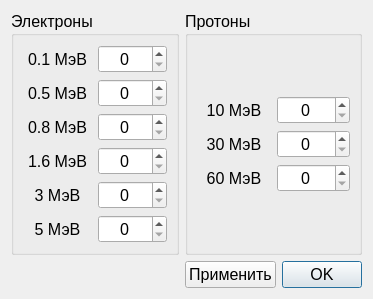
<?xml version="1.0" encoding="UTF-8"?>
<ui version="4.0">
 <class>Dialog</class>
 <widget class="QDialog" name="Dialog">
  <property name="geometry">
   <rect>
    <x>0</x>
    <y>0</y>
    <width>373</width>
    <height>244</height>
   </rect>
  </property>
  <property name="windowTitle">
   <string>Dialog</string>
  </property>
  <layout class="QGridLayout" name="gridLayout_2">
   <item row="0" column="0">
    <layout class="QGridLayout" name="gridLayout">
     <item row="0" column="0">
      <widget class="QGroupBox" name="groupBox">
       <property name="font">
        <font>
         <pointsize>12</pointsize>
        </font>
       </property>
       <property name="styleSheet">
        <string notr="true">font: 12pt &quot;MS Shell Dlg 2&quot;;</string>
       </property>
       <property name="title">
        <string>Электроны</string>
       </property>
       <layout class="QGridLayout" name="gridLayout_7">
        <item row="0" column="0">
         <layout class="QGridLayout" name="gridLayout_4">
          <item row="0" column="0">
           <widget class="QLabel" name="label">
            <property name="text">
             <string>0.1 МэВ</string>
            </property>
            <property name="alignment">
             <set>Qt::AlignCenter</set>
            </property>
           </widget>
          </item>
          <item row="4" column="0">
           <widget class="QLabel" name="label_5">
            <property name="text">
             <string>3 МэВ</string>
            </property>
            <property name="alignment">
             <set>Qt::AlignCenter</set>
            </property>
           </widget>
          </item>
          <item row="2" column="0">
           <widget class="QLabel" name="label_3">
            <property name="text">
             <string>0.8 МэВ</string>
            </property>
            <property name="alignment">
             <set>Qt::AlignCenter</set>
            </property>
           </widget>
          </item>
          <item row="5" column="0">
           <widget class="QLabel" name="label_6">
            <property name="text">
             <string>5 МэВ</string>
            </property>
            <property name="alignment">
             <set>Qt::AlignCenter</set>
            </property>
           </widget>
          </item>
          <item row="3" column="0">
           <widget class="QLabel" name="label_4">
            <property name="text">
             <string>1.6 МэВ</string>
            </property>
            <property name="alignment">
             <set>Qt::AlignCenter</set>
            </property>
           </widget>
          </item>
          <item row="1" column="0">
           <widget class="QLabel" name="label_2">
            <property name="text">
             <string>0.5 МэВ</string>
            </property>
            <property name="alignment">
             <set>Qt::AlignCenter</set>
            </property>
           </widget>
          </item>
          <item row="0" column="1">
           <widget class="QSpinBox" name="spinBox_0_1">
            <property name="alignment">
             <set>Qt::AlignCenter</set>
            </property>
           </widget>
          </item>
          <item row="1" column="1">
           <widget class="QSpinBox" name="spinBox_0_5">
            <property name="alignment">
             <set>Qt::AlignCenter</set>
            </property>
           </widget>
          </item>
          <item row="2" column="1">
           <widget class="QSpinBox" name="spinBox_0_8">
            <property name="alignment">
             <set>Qt::AlignCenter</set>
            </property>
           </widget>
          </item>
          <item row="3" column="1">
           <widget class="QSpinBox" name="spinBox_1_6">
            <property name="alignment">
             <set>Qt::AlignCenter</set>
            </property>
           </widget>
          </item>
          <item row="4" column="1">
           <widget class="QSpinBox" name="spinBox_3">
            <property name="alignment">
             <set>Qt::AlignCenter</set>
            </property>
           </widget>
          </item>
          <item row="5" column="1">
           <widget class="QSpinBox" name="spinBox_5">
            <property name="alignment">
             <set>Qt::AlignCenter</set>
            </property>
           </widget>
          </item>
         </layout>
        </item>
       </layout>
      </widget>
     </item>
     <item row="1" column="1">
      <layout class="QGridLayout" name="gridLayout_3">
       <item row="0" column="1">
        <spacer name="verticalSpacer">
         <property name="orientation">
          <enum>Qt::Vertical</enum>
         </property>
         <property name="sizeHint" stdset="0">
          <size>
           <width>20</width>
           <height>40</height>
          </size>
         </property>
        </spacer>
       </item>
       <item row="1" column="1">
        <widget class="QPushButton" name="pushButton_ok">
         <property name="font">
          <font>
           <pointsize>12</pointsize>
          </font>
         </property>
         <property name="styleSheet">
          <string notr="true">font: 12pt &quot;MS Shell Dlg 2&quot;;</string>
         </property>
         <property name="text">
          <string>OK</string>
         </property>
        </widget>
       </item>
       <item row="1" column="0">
        <widget class="QPushButton" name="pushButton_apply">
         <property name="font">
          <font>
           <pointsize>12</pointsize>
          </font>
         </property>
         <property name="styleSheet">
          <string notr="true">font: 12pt &quot;MS Shell Dlg 2&quot;;</string>
         </property>
         <property name="text">
          <string>Применить</string>
         </property>
        </widget>
       </item>
      </layout>
     </item>
     <item row="0" column="1">
      <widget class="QGroupBox" name="groupBox_3">
       <property name="font">
        <font>
         <pointsize>12</pointsize>
        </font>
       </property>
       <property name="styleSheet">
        <string notr="true">font: 12pt &quot;MS Shell Dlg 2&quot;;</string>
       </property>
       <property name="title">
        <string>Протоны</string>
       </property>
       <layout class="QGridLayout" name="gridLayout_6">
        <item row="0" column="0">
         <layout class="QGridLayout" name="gridLayout_5">
          <item row="0" column="0">
           <widget class="QLabel" name="label_7">
            <property name="text">
             <string>10 МэВ</string>
            </property>
            <property name="alignment">
             <set>Qt::AlignCenter</set>
            </property>
           </widget>
          </item>
          <item row="1" column="0">
           <widget class="QLabel" name="label_8">
            <property name="text">
             <string>30 МэВ</string>
            </property>
            <property name="alignment">
             <set>Qt::AlignCenter</set>
            </property>
           </widget>
          </item>
          <item row="2" column="0">
           <widget class="QLabel" name="label_9">
            <property name="text">
             <string>60 МэВ</string>
            </property>
            <property name="alignment">
             <set>Qt::AlignCenter</set>
            </property>
           </widget>
          </item>
          <item row="0" column="1">
           <widget class="QSpinBox" name="spinBox_10">
            <property name="alignment">
             <set>Qt::AlignCenter</set>
            </property>
           </widget>
          </item>
          <item row="1" column="1">
           <widget class="QSpinBox" name="spinBox_30">
            <property name="alignment">
             <set>Qt::AlignCenter</set>
            </property>
           </widget>
          </item>
          <item row="2" column="1">
           <widget class="QSpinBox" name="spinBox_60">
            <property name="alignment">
             <set>Qt::AlignCenter</set>
            </property>
           </widget>
          </item>
         </layout>
        </item>
       </layout>
      </widget>
     </item>
    </layout>
   </item>
  </layout>
 </widget>
 <resources/>
 <connections/>
</ui>
